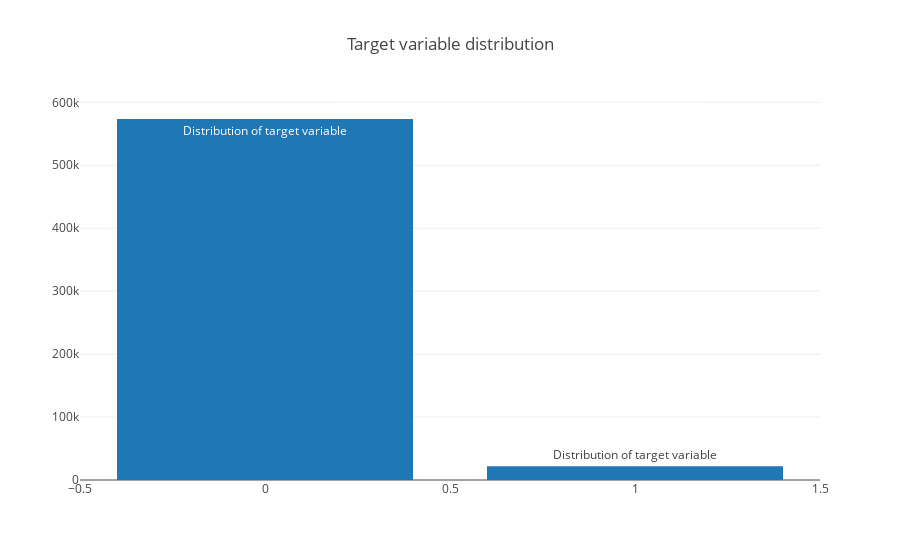

The notebook cell this image was saved under:
### Code cell
data = [go.Bar(
            x = train["target"].value_counts().index.values,
            y = train["target"].value_counts().values,
            text='Distribution of target variable'
    )]

layout = go.Layout(
    title='Target variable distribution'
)

fig = go.Figure(data=data, layout=layout)

py.iplot(fig, filename='basic-bar')

### Figure 1 — Plotly figure (JSON) as saved in the notebook; plotly's stock layout.template omitted (floating-point values rounded to 4 significant figures)
{"data": [{"text": "Distribution of target variable", "type": "bar", "x": [0, 1], "y": [573518, 21694]}], "layout": {"title": "Target variable distribution"}}
